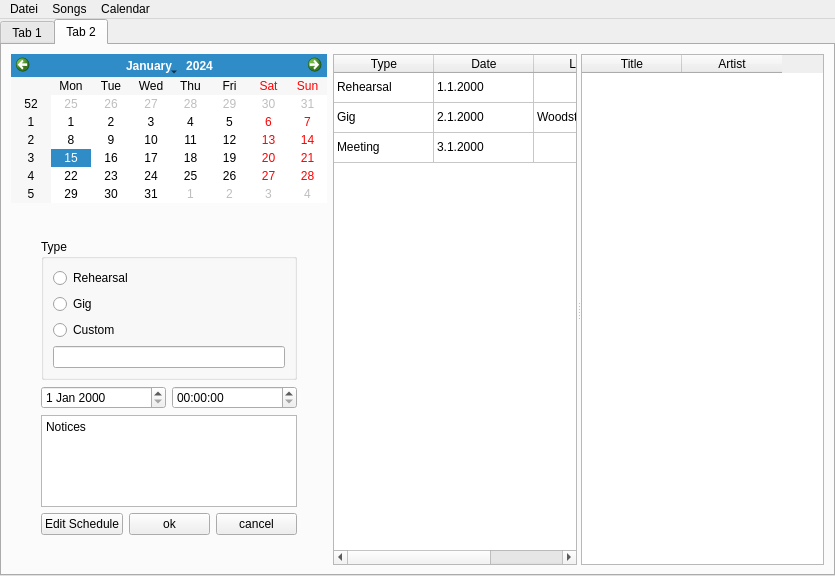
<?xml version="1.0" encoding="UTF-8"?>
<ui version="4.0">
 <class>MainWindow</class>
 <widget class="QMainWindow" name="MainWindow">
  <property name="geometry">
   <rect>
    <x>0</x>
    <y>0</y>
    <width>835</width>
    <height>576</height>
   </rect>
  </property>
  <property name="windowTitle">
   <string>MainWindow</string>
  </property>
  <widget class="QWidget" name="centralwidget">
   <layout class="QHBoxLayout" name="horizontalLayout">
    <property name="leftMargin">
     <number>0</number>
    </property>
    <property name="topMargin">
     <number>0</number>
    </property>
    <property name="rightMargin">
     <number>0</number>
    </property>
    <property name="bottomMargin">
     <number>0</number>
    </property>
    <item>
     <widget class="QTabWidget" name="tabWidget">
      <property name="currentIndex">
       <number>1</number>
      </property>
      <widget class="QWidget" name="tab">
       <attribute name="title">
        <string>Tab 1</string>
       </attribute>
       <layout class="QVBoxLayout" name="verticalLayout_3">
        <item>
         <widget class="QSplitter" name="splitter">
          <property name="orientation">
           <enum>Qt::Horizontal</enum>
          </property>
          <property name="opaqueResize">
           <bool>false</bool>
          </property>
          <widget class="QWidget" name="layoutWidget">
           <layout class="QVBoxLayout" name="verticalLayout_2">
            <item>
             <layout class="QHBoxLayout" name="horizontalLayout_3">
              <item>
               <widget class="QLineEdit" name="lineEdit"/>
              </item>
              <item>
               <widget class="QPushButton" name="pushButton">
                <property name="text">
                 <string>Filter</string>
                </property>
               </widget>
              </item>
             </layout>
            </item>
            <item>
             <widget class="QTableWidget" name="tableWidget">
              <attribute name="horizontalHeaderVisible">
               <bool>false</bool>
              </attribute>
              <attribute name="verticalHeaderVisible">
               <bool>false</bool>
              </attribute>
              <row>
               <property name="text">
                <string>New Row</string>
               </property>
              </row>
              <row>
               <property name="text">
                <string>New Row</string>
               </property>
              </row>
              <row>
               <property name="text">
                <string>New Row</string>
               </property>
              </row>
              <column>
               <property name="text">
                <string>Title</string>
               </property>
              </column>
              <column>
               <property name="text">
                <string>Artist</string>
               </property>
              </column>
              <column>
               <property name="text">
                <string>Year</string>
               </property>
              </column>
              <item row="0" column="0">
               <property name="text">
                <string>Rolling in the Deep</string>
               </property>
              </item>
              <item row="0" column="1">
               <property name="text">
                <string>Adele</string>
               </property>
              </item>
              <item row="0" column="2">
               <property name="text">
                <string>2010</string>
               </property>
              </item>
              <item row="1" column="0">
               <property name="text">
                <string>Beds are Burning</string>
               </property>
              </item>
              <item row="1" column="1">
               <property name="text">
                <string>Midnight Oil</string>
               </property>
              </item>
              <item row="2" column="0">
               <property name="text">
                <string>Light my Fire</string>
               </property>
              </item>
              <item row="2" column="1">
               <property name="text">
                <string>The Doors</string>
               </property>
              </item>
             </widget>
            </item>
           </layout>
          </widget>
          <widget class="QWidget" name="layoutWidget_2">
           <layout class="QVBoxLayout" name="verticalLayout">
            <item>
             <layout class="QHBoxLayout" name="horizontalLayout_2">
              <item>
               <widget class="QPushButton" name="pushButton_2">
                <property name="minimumSize">
                 <size>
                  <width>30</width>
                  <height>30</height>
                 </size>
                </property>
                <property name="maximumSize">
                 <size>
                  <width>30</width>
                  <height>30</height>
                 </size>
                </property>
                <property name="text">
                 <string>+</string>
                </property>
               </widget>
              </item>
              <item>
               <widget class="QPushButton" name="pushButton_3">
                <property name="minimumSize">
                 <size>
                  <width>30</width>
                  <height>30</height>
                 </size>
                </property>
                <property name="maximumSize">
                 <size>
                  <width>30</width>
                  <height>30</height>
                 </size>
                </property>
                <property name="text">
                 <string>-</string>
                </property>
               </widget>
              </item>
              <item>
               <widget class="QPushButton" name="pushButton_6">
                <property name="minimumSize">
                 <size>
                  <width>30</width>
                  <height>30</height>
                 </size>
                </property>
                <property name="maximumSize">
                 <size>
                  <width>30</width>
                  <height>30</height>
                 </size>
                </property>
                <property name="text">
                 <string>T</string>
                </property>
               </widget>
              </item>
              <item>
               <spacer name="horizontalSpacer">
                <property name="orientation">
                 <enum>Qt::Horizontal</enum>
                </property>
                <property name="sizeHint" stdset="0">
                 <size>
                  <width>40</width>
                  <height>20</height>
                 </size>
                </property>
               </spacer>
              </item>
              <item>
               <widget class="QPushButton" name="pushButton_4">
                <property name="minimumSize">
                 <size>
                  <width>30</width>
                  <height>30</height>
                 </size>
                </property>
                <property name="maximumSize">
                 <size>
                  <width>30</width>
                  <height>30</height>
                 </size>
                </property>
                <property name="text">
                 <string>D</string>
                </property>
               </widget>
              </item>
              <item>
               <widget class="QPushButton" name="pushButton_5">
                <property name="minimumSize">
                 <size>
                  <width>30</width>
                  <height>30</height>
                 </size>
                </property>
                <property name="maximumSize">
                 <size>
                  <width>30</width>
                  <height>30</height>
                 </size>
                </property>
                <property name="text">
                 <string>E</string>
                </property>
               </widget>
              </item>
             </layout>
            </item>
            <item>
             <widget class="QListWidget" name="listWidget">
              <item>
               <property name="text">
                <string>Live [Audio]</string>
               </property>
              </item>
              <item>
               <property name="text">
                <string>Schlagzeugsolo Cover [Audio]</string>
               </property>
              </item>
              <item>
               <property name="text">
                <string>Akkordschema [Text]</string>
               </property>
              </item>
              <item>
               <property name="text">
                <string>Gitarrensolo [PDF]</string>
               </property>
              </item>
              <item>
               <property name="text">
                <string>Studio [Audio]</string>
               </property>
              </item>
             </widget>
            </item>
           </layout>
          </widget>
          <widget class="QTextEdit" name="textEdit"/>
         </widget>
        </item>
       </layout>
      </widget>
      <widget class="QWidget" name="tab_2">
       <attribute name="title">
        <string>Tab 2</string>
       </attribute>
       <layout class="QHBoxLayout" name="horizontalLayout_6" stretch="0,1">
        <item>
         <layout class="QVBoxLayout" name="verticalLayout_6">
          <item>
           <widget class="QCalendarWidget" name="calendarWidget"/>
          </item>
          <item>
           <spacer name="verticalSpacer">
            <property name="orientation">
             <enum>Qt::Vertical</enum>
            </property>
            <property name="sizeHint" stdset="0">
             <size>
              <width>20</width>
              <height>40</height>
             </size>
            </property>
           </spacer>
          </item>
          <item>
           <layout class="QVBoxLayout" name="verticalLayout_5">
            <property name="leftMargin">
             <number>30</number>
            </property>
            <property name="topMargin">
             <number>30</number>
            </property>
            <property name="rightMargin">
             <number>30</number>
            </property>
            <property name="bottomMargin">
             <number>30</number>
            </property>
            <item>
             <widget class="QGroupBox" name="groupBox">
              <property name="title">
               <string>Type</string>
              </property>
              <layout class="QVBoxLayout" name="verticalLayout_4">
               <item>
                <widget class="QRadioButton" name="radioButton">
                 <property name="text">
                  <string>Rehearsal</string>
                 </property>
                </widget>
               </item>
               <item>
                <widget class="QRadioButton" name="radioButton_2">
                 <property name="text">
                  <string>Gig</string>
                 </property>
                </widget>
               </item>
               <item>
                <widget class="QRadioButton" name="radioButton_3">
                 <property name="text">
                  <string>Custom</string>
                 </property>
                </widget>
               </item>
               <item>
                <widget class="QLineEdit" name="lineEdit_2"/>
               </item>
              </layout>
             </widget>
            </item>
            <item>
             <layout class="QHBoxLayout" name="horizontalLayout_5">
              <item>
               <widget class="QDateEdit" name="dateEdit"/>
              </item>
              <item>
               <widget class="QTimeEdit" name="timeEdit"/>
              </item>
             </layout>
            </item>
            <item>
             <widget class="QPlainTextEdit" name="plainTextEdit">
              <property name="plainText">
               <string>Notices
</string>
              </property>
             </widget>
            </item>
            <item>
             <layout class="QHBoxLayout" name="horizontalLayout_4">
              <item>
               <widget class="QPushButton" name="pushButton_7">
                <property name="text">
                 <string>Edit Schedule</string>
                </property>
               </widget>
              </item>
              <item>
               <widget class="QPushButton" name="pushButton_8">
                <property name="text">
                 <string>ok</string>
                </property>
               </widget>
              </item>
              <item>
               <widget class="QPushButton" name="pushButton_9">
                <property name="text">
                 <string>cancel</string>
                </property>
               </widget>
              </item>
             </layout>
            </item>
           </layout>
          </item>
         </layout>
        </item>
        <item>
         <widget class="QSplitter" name="splitter_2">
          <property name="orientation">
           <enum>Qt::Horizontal</enum>
          </property>
          <widget class="QTableWidget" name="tableWidget_2">
           <attribute name="verticalHeaderVisible">
            <bool>false</bool>
           </attribute>
           <row>
            <property name="text">
             <string>New Row</string>
            </property>
           </row>
           <row>
            <property name="text">
             <string>New Row</string>
            </property>
           </row>
           <row>
            <property name="text">
             <string>New Row</string>
            </property>
           </row>
           <column>
            <property name="text">
             <string>Type</string>
            </property>
           </column>
           <column>
            <property name="text">
             <string>Date</string>
            </property>
           </column>
           <column>
            <property name="text">
             <string>Label</string>
            </property>
           </column>
           <item row="0" column="0">
            <property name="text">
             <string>Rehearsal</string>
            </property>
           </item>
           <item row="0" column="1">
            <property name="text">
             <string>1.1.2000</string>
            </property>
           </item>
           <item row="0" column="2">
            <property name="text">
             <string/>
            </property>
           </item>
           <item row="1" column="0">
            <property name="text">
             <string>Gig</string>
            </property>
           </item>
           <item row="1" column="1">
            <property name="text">
             <string>2.1.2000</string>
            </property>
           </item>
           <item row="1" column="2">
            <property name="text">
             <string>Woodstock</string>
            </property>
           </item>
           <item row="2" column="0">
            <property name="text">
             <string>Meeting</string>
            </property>
           </item>
           <item row="2" column="1">
            <property name="text">
             <string>3.1.2000</string>
            </property>
           </item>
           <item row="2" column="2">
            <property name="text">
             <string/>
            </property>
           </item>
          </widget>
          <widget class="QTableWidget" name="tableWidget_3">
           <column>
            <property name="text">
             <string>Title</string>
            </property>
           </column>
           <column>
            <property name="text">
             <string>Artist</string>
            </property>
           </column>
          </widget>
         </widget>
        </item>
       </layout>
      </widget>
     </widget>
    </item>
   </layout>
  </widget>
  <widget class="QMenuBar" name="menubar">
   <property name="geometry">
    <rect>
     <x>0</x>
     <y>0</y>
     <width>835</width>
     <height>27</height>
    </rect>
   </property>
   <widget class="QMenu" name="menuDatei">
    <property name="title">
     <string>Datei</string>
    </property>
    <addaction name="action_ffnen"/>
    <addaction name="actionProjekt_ffnen"/>
    <addaction name="separator"/>
    <addaction name="actionProjekt_speichern"/>
    <addaction name="actionProjekt_speichern_als"/>
    <addaction name="separator"/>
    <addaction name="actionStatus"/>
    <addaction name="actionCommit"/>
    <addaction name="actionPull"/>
    <addaction name="actionPush"/>
    <addaction name="actionResolve_Conflicts"/>
    <addaction name="separator"/>
    <addaction name="actionExit"/>
   </widget>
   <widget class="QMenu" name="menuSongs">
    <property name="title">
     <string>Songs</string>
    </property>
    <widget class="QMenu" name="menuNew_Attachment">
     <property name="title">
      <string>New Attachment</string>
     </property>
     <addaction name="actionText_Attachment"/>
     <addaction name="actionLink_to_audio_file"/>
     <addaction name="actionLink_to_pdf_file"/>
    </widget>
    <addaction name="actionNew_Song"/>
    <addaction name="actionDelete_Song"/>
    <addaction name="menuNew_Attachment"/>
    <addaction name="actionEdit_Tags"/>
   </widget>
   <widget class="QMenu" name="menuCalendar">
    <property name="title">
     <string>Calendar</string>
    </property>
    <addaction name="actionNew_Event"/>
    <addaction name="actionDelete_Event"/>
    <addaction name="actionEdit_Event"/>
   </widget>
   <addaction name="menuDatei"/>
   <addaction name="menuSongs"/>
   <addaction name="menuCalendar"/>
  </widget>
  <action name="action_ffnen">
   <property name="text">
    <string>Neues Projekt</string>
   </property>
  </action>
  <action name="actionProjekt_ffnen">
   <property name="text">
    <string>Projekt öffnen ...</string>
   </property>
  </action>
  <action name="actionProjekt_speichern">
   <property name="text">
    <string>Projekt speichern</string>
   </property>
  </action>
  <action name="actionProjekt_speichern_als">
   <property name="text">
    <string>Projekt speichern als ...</string>
   </property>
  </action>
  <action name="actionPush">
   <property name="text">
    <string>Push</string>
   </property>
  </action>
  <action name="actionCommit">
   <property name="text">
    <string>Commit</string>
   </property>
  </action>
  <action name="actionPull">
   <property name="text">
    <string>Pull</string>
   </property>
  </action>
  <action name="actionStatus">
   <property name="text">
    <string>Status</string>
   </property>
  </action>
  <action name="actionExit">
   <property name="text">
    <string>Exit</string>
   </property>
  </action>
  <action name="actionResolve_Conflicts">
   <property name="text">
    <string>Resolve Conflicts</string>
   </property>
  </action>
  <action name="actionNew_Song">
   <property name="text">
    <string>New Song</string>
   </property>
  </action>
  <action name="actionDelete_Song">
   <property name="text">
    <string>Delete Song</string>
   </property>
  </action>
  <action name="actionText_Attachment">
   <property name="text">
    <string>Text Attachment</string>
   </property>
  </action>
  <action name="actionLink_to_audio_file">
   <property name="text">
    <string>Link to audio file</string>
   </property>
  </action>
  <action name="actionLink_to_pdf_file">
   <property name="text">
    <string>Link to pdf file</string>
   </property>
  </action>
  <action name="actionEdit_Tags">
   <property name="text">
    <string>Edit Tags</string>
   </property>
  </action>
  <action name="actionNew_Event">
   <property name="text">
    <string>New Event</string>
   </property>
  </action>
  <action name="actionDelete_Event">
   <property name="text">
    <string>Delete Event</string>
   </property>
  </action>
  <action name="actionEdit_Event">
   <property name="text">
    <string>Edit Event</string>
   </property>
  </action>
 </widget>
 <resources/>
 <connections/>
</ui>
